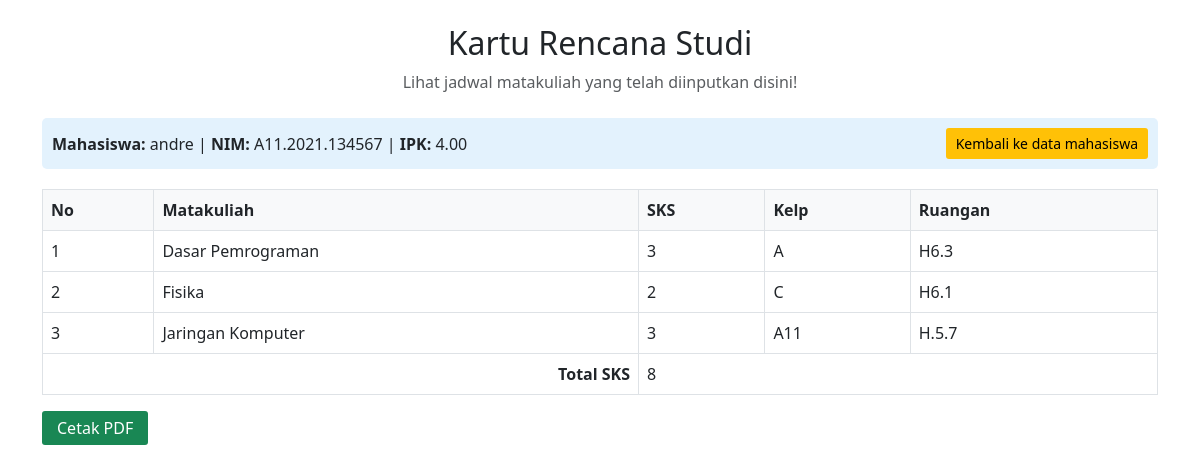
Screenshot of /view.php?id=3 with the database file from the repository.
### tables this page shows
CREATE TABLE `inputmhs` (
  `id` int(11) NOT NULL,
  `nim` varchar(20) NOT NULL,
  `nama` varchar(100) NOT NULL,
  `ipk` float NOT NULL
);

CREATE TABLE `jwl_mhs` (
  `id` int(11) NOT NULL,
  `mhs_id` int(11) NOT NULL,
  `matakuliah_id` int(11) NOT NULL
);

CREATE TABLE `jwl_matakuliah` (
  `id` int(11) NOT NULL,
  `matakuliah` varchar(250) NOT NULL,
  `sks` int(11) NOT NULL,
  `kelp` varchar(10) DEFAULT NULL,
  `ruangan` varchar(5) DEFAULT NULL
);

### view.php (the view, shortened to what this page needs)
<?php
include 'koneksi.php';
$id = $_GET['id'];
$sql = "SELECT * FROM inputmhs WHERE id = $id";
$result = $conn->query($sql);
$mahasiswa = $result->fetch_assoc();
$sql = "SELECT jm.id, mk.matakuliah, mk.sks, mk.kelp, mk.ruangan
        FROM jwl_mhs jm
        JOIN jwl_matakuliah mk ON jm.matakuliah_id = mk.id
        WHERE jm.mhs_id = $id";
$matakuliah_result = $conn->query($sql);
$total_sks = 0;
if ($matakuliah_result->num_rows > 0) {
    while($row = $matakuliah_result->fetch_assoc()) {
        $total_sks += $row['sks'];
    }
}
$matakuliah_result->data_seek(0);
?>
<!DOCTYPE html>
<html lang="en">
<head>
    <link href="https://cdn.jsdelivr.net/npm/bootstrap@5.3.0/dist/css/bootstrap.min.css" rel="stylesheet">
</head>
<body>
    <div class="container mt-4">
        <h2 class="text-center mb-2">Kartu Rencana Studi</h2>
        <p class="text-center text-muted mb-4">Lihat jadwal matakuliah yang telah diinputkan disini!</p>
        <div class="header-box">
            <div class="d-flex justify-content-between align-items-center">
                <div>
                    <span class="fw-bold">Mahasiswa:</span> <?= htmlspecialchars($mahasiswa['nama']) ?> |
                    <span class="fw-bold">NIM:</span> <?= htmlspecialchars($mahasiswa['nim']) ?> |
                    <span class="fw-bold">IPK:</span> <?= number_format($mahasiswa['ipk'], 2) ?>
                </div>
                <a href="index.php" class="back-button">Kembali ke data mahasiswa</a>
            </div>
        </div>
        <table class="table table-bordered">
            <thead>
                <tr>
                    <th>No</th>
                    <th>Matakuliah</th>
                    <th>SKS</th>
                    <th>Kelp</th>
                    <th>Ruangan</th>
                </tr>
            </thead>
            <tbody>
                <?php
                if ($matakuliah_result->num_rows > 0) {
                    $no = 1;
                    while($row = $matakuliah_result->fetch_assoc()) {
                ?>
                    <tr>
                        <td><?= $no++ ?></td>
                        <td><?= htmlspecialchars($row['matakuliah']) ?></td>
                        <td><?= $row['sks'] ?></td>
                        <td><?= htmlspecialchars($row['kelp']) ?></td>
                        <td><?= htmlspecialchars($row['ruangan']) ?></td>
                    </tr>
                <?php
                    }
                }
                ?>
                <tr>
                    <td colspan="2" class="text-end fw-bold">Total SKS</td>
                    <td colspan="3"><?= $total_sks ?></td>
                </tr>
            </tbody>
        </table>
        <div class="mt-3">
            <button class="print-button" onclick="window.print()">Cetak PDF</button>
        </div>
    </div>
</body>
</html>

### view.php (style rules this page uses)
.header-box { background-color: #e3f2fd; padding: 10px; border-radius: 5px; margin-bottom: 20px; }
.table th { background-color: #f8f9fa; }
.back-button { background-color: #ffc107; border: none; padding: 5px 10px; border-radius: 3px; text-decoration: none; color: black; font-size: 14px; }
.print-button { background-color: #198754; color: white; border: none; padding: 5px 15px; border-radius: 3px; text-decoration: none; }

### rows the page displays
inputmhs: nama "andre", nim "A11.2021.134567", ipk "4.00"
jwl_mhs: matakuliah.matakuliah "Dasar Pemrograman", matakuliah.sks "3", matakuliah.kelp "A", matakuliah.ruangan "H6.3"
jwl_mhs: matakuliah.matakuliah "Fisika", matakuliah.sks "2", matakuliah.kelp "C", matakuliah.ruangan "H6.1"
jwl_mhs: matakuliah.matakuliah "Jaringan Komputer", matakuliah.sks "3", matakuliah.kelp "A11", matakuliah.ruangan "H.5.7"

### other values shown
$total_sks "8"
